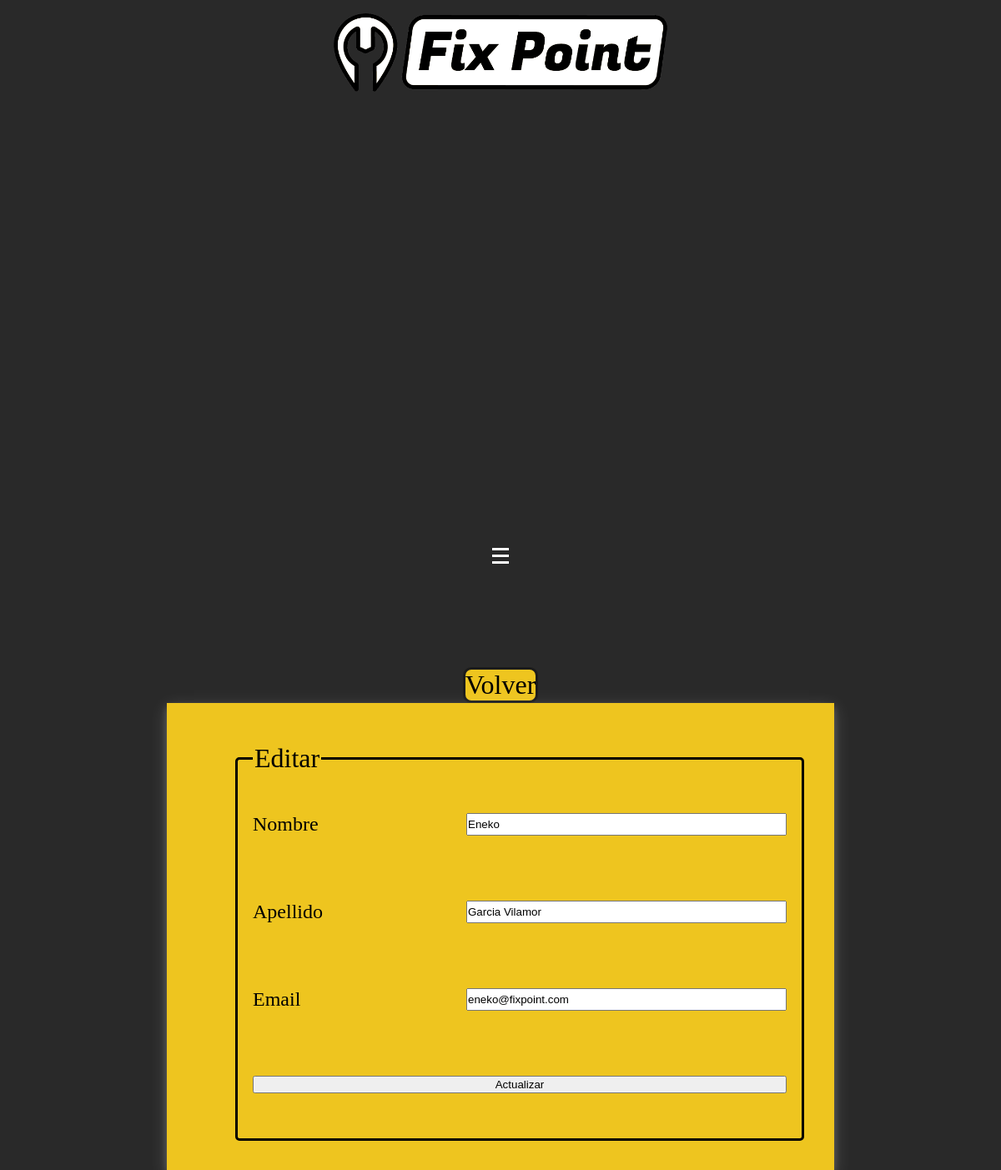
The page /html/editar-registros/editar-usuario.php?id=4 on the database its author committed.
### tables this page shows
CREATE TABLE `usuarios` (
  `cod_user` int(11) NOT NULL,
  `name` varchar(25) NOT NULL,
  `surname` varchar(100) NOT NULL,
  `mail` varchar(100) NOT NULL,
  `password` varchar(128) NOT NULL
);

### html/editar-registros/editar-usuario.php (the view, shortened to what this page needs)
<?php
    include('../../php/conexion.php');
    if ( isset( $_GET['id'] )) {
        $id = $_GET['id'];
    } else {
        $error = 'El registro no existe';
    }
    $query = 'SELECT * FROM usuarios WHERE cod_user=' . $id . ';';
    try{
        $consulta = $conexion->prepare($query);
        $consulta -> execute();
        $usuario = $consulta -> fetchAll();
    } catch(PDOException $e) {
        echo '<script>console.log("' . $e->getMessage() .'");</script>';
    }
?>
<!DOCTYPE html>
<html lang="es">
<head>
    <link rel="stylesheet" href="../../styles/header.css" type="text/css">
    <link rel="stylesheet" href="../../styles/footer.css" type="text/css">
    <link rel="stylesheet" href="../../styles/boton.css" type="text/css">
    <link rel="stylesheet" href="../../styles/crear-registro.css" type="text/css">
</head>
<body>
    <header class="header">
        <div class="menu">
            <a href="../inicio.html"><img src="../../img/logo_fixpoint_grisoso.png" alt="logo fixpoint"
                    id="logo-fixpoint"></a>
            <div id="label"><span class="hamburger"></span></div>
        </div>
    </header>
    <main>
        <div class="first-container">
            <a href="../admin.php" class="volver">Volver</a>
        </div>
        <div class="form-container">
            <form action="../../php/editar/editar-usuario.php" method="POST" class="form usuarios visible">
                <fieldset class="fieldset">
                    <legend class="titulo-formulario">Editar</legend>
                    <label for="nombre">Nombre<input type="text" name="nombre" value="<?php echo $usuario[0]['name']?>"></label>
                    <label for="apellido">Apellido<input type="text" name="apellido" value="<?php echo $usuario[0]['surname']?>"></label>
                    <label for="mail">Email<input type="text" name="mail" value="<?php echo $usuario[0]['mail']?>"></label>
                    <input type="submit" value="Actualizar" class="submit" name="submit">
                </fieldset>
            </form>
        </div>
    </main>
</body>
</html>

### styles/header.css (style rules this page uses)
#logo-fixpoint { max-width: 25em; height: auto; background-color: white; animation: logocambio 7s linear infinite; }
.menu { box-sizing: border-box; user-select: none; text-transform: uppercase; height: 100%; color: rgba(255, 255, 255, 0.8); pointer-events: none; animation: bgchange 7s linear infinite; display: flex; flex-flow: row wrap; justify-content: space-between; align-items: center; }
.menu > * { padding: 1em; }
#label { display: inline-block; cursor: pointer; vertical-align: middle; pointer-events: all; }
span { transition: color 0.5s ease; }
.hamburger { position: relative; display: inline-block; width: 1.25em; height: 0.8em; border-top: 0.2em solid #fff; border-bottom: 0.2em solid #fff; animation: hamburgerchange 7s linear infinite; }
.hamburger:before { content: ""; position: absolute; top: 0.3em; width: 100%; border-top: 0.2em solid #fff; animation: hamburgerchange 7s linear infinite; }
@media (max-width:1300px) { .menu { flex-flow: column; justify-content: baseline; } }
@media (max-width:1300px) { #label { order: 0; display: flex; flex-direction: column; } }

### styles/footer.css (style rules this page uses)
a { text-decoration: none; color: white; animation: bgchange 7s linear infinite; }

### styles/crear-registro.css (style rules this page uses)
body { font-family: fuenteFixpoint; width:100%; overflow-x: hidden; padding: 0; margin: 0; text-decoration: none; box-sizing: border-box; color: white; background-color: #292929; }
main { display: flex; flex-flow: column nowrap; justify-content: space-around; align-items: center; }
.first-container { display: flex; flex-flow: row wrap; gap: 2em; }
.volver { text-decoration: none; background-color: #EEC51F; color: black; font-size: 2em; text-align: center; width: 100%; border: solid #1b1b1b medium; border-radius: 10px; }
.form-container { display: flex; justify-content: center; align-items: center; width: 50em; height: 35em; background-color: #EEC51F; color: black; box-shadow: 0 4px 8px 0 rgba(255, 255, 255, 0.2), 0 6px 20px 0 rgba(255, 255, 255, 0.19); }
.form { width: 80%; height: 80%; }
.form .fieldset { display: flex; flex-flow: column wrap; justify-content: space-around; width: 100%; height: 100%; font-size: 1.5em; }
.titulo-formulario { font-size: xx-large; }
.fieldset { border: black solid medium; border-radius: 5px; }
.fieldset label { width: 100%; display: flex; justify-content: space-between; }
label input { padding: 0; width: 60%; }
.visible { display: inline; }

### rows shown on the page
usuarios: nombre "Eneko", apellido "Garcia Vilamor", mail "eneko@fixpoint.com"
